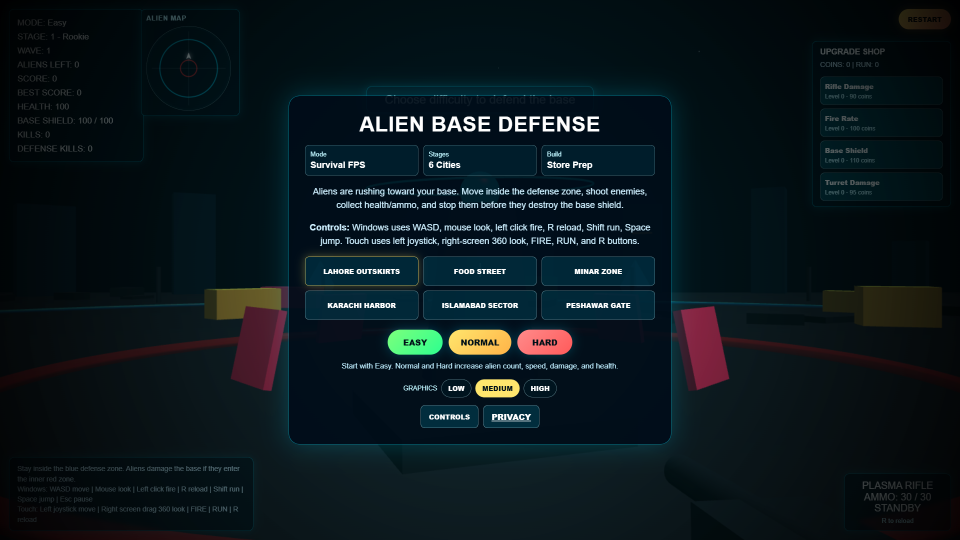
#> input picture store-assets/windows-store/screenshots-desktop/desktop-screenshot-01-1920x1080.png, 1920 x 1080 px (shown at 1/2 size); the run also reads 1 picture not shown here
$ python generate_windows_trailer.py
#> lines starting #> are read from the running program, lines starting #| are printed output that depends on the picture
from pathlib import Path
import math

from PIL import Image, ImageDraw, ImageFilter, ImageFont


ROOT = Path(__file__).resolve().parents[1]
OUT = ROOT / "store-assets" / "windows-store" / "trailer"
FRAMES = OUT / "frames"
WIDTH, HEIGHT = 1920, 1080
FPS = 30

SCENES = [
    {
        "image": ROOT / "store-assets/windows-store/screenshots-desktop/desktop-screenshot-01-1920x1080.png",
        "duration": 3.8,
        "title": "ALIEN BASE DEFENSE",
        "subtitle": "Hard Mode Survival Trailer",
        "tag": "DEFEND THE CORE",
        "zoom": (1.02, 1.10),
    },
    {
        "image": ROOT / "store-assets/windows-store/screenshots-desktop/desktop-screenshot-03-1920x1080.png",
        "duration": 4.4,
        "title": "HARD MODE WAVES",
        "subtitle": "Fast aliens. Low margin. No room to drift.",
        "tag": "MODE: HARD",
        "zoom": (1.05, 1.18),
    },
    {
        "image": ROOT / "store-assets/google-play/phone-screenshot-04-combat-hud-1920x1080.png",
        "duration": 4.4,
        "title": "360 COMBAT CONTROL",
        "subtitle": "Track threats with radar and hold the defense ring.",
        "tag": "ALIENS CLOSING",
        "zoom": (1.04, 1.16),
    },
    {
        "image": ROOT / "store-assets/windows-store/screenshots-desktop/desktop-screenshot-04-1920x1080.png",
        "duration": 4.4,
        "title": "BASE SHIELD UNDER FIRE",
        "subtitle": "Keep enemies out of the red zone or the base falls.",
        "tag": "SHIELD ALERT",
        "zoom": (1.03, 1.14),
    },
    {
        "image": ROOT / "store-assets/windows-store/screenshots-desktop/desktop-screenshot-02-1920x1080.png",
        "duration": 4.0,
        "title": "UPGRADE BETWEEN WAVES",
        "subtitle": "Tune rifle damage, fire rate, shield strength, and turrets.",
        "tag": "RUN REWARDS",
        "zoom": (1.02, 1.10),
    },
    {
        "image": ROOT / "store-assets/google-play/feature-graphic-1024x500.png",
        "duration": 3.0,
        "title": "SURVIVE THE INVASION",
        "subtitle": "Alien Base Defense - Windows Store",
        "tag": "PLAY HARD MODE",
        "zoom": (1.0, 1.0),
        "endcard": True,
    },
]


def font(size, bold=False):
#> called with size = 84, bold = True
    candidates = [
        Path("C:/Windows/Fonts/arialbd.ttf" if bold else "C:/Windows/Fonts/arial.ttf"),
        Path("C:/Windows/Fonts/segoeuib.ttf" if bold else "C:/Windows/Fonts/segoeui.ttf"),
    ]
    for path in candidates:
        if path.exists():
            return ImageFont.truetype(str(path), size=size)
    return ImageFont.load_default()


TITLE = font(84, True)
SUBTITLE = font(34)
TAG = font(26, True)
SMALL = font(24, True)


def cover_image(path):
    image = Image.open(path).convert("RGB")
#> image is the input picture: PIL image 1920x1080 RGB; mean R, G, B 11.3, 23.3, 28.4
    scale = max(WIDTH / image.width, HEIGHT / image.height)
#> scale = 1
    new_size = (math.ceil(image.width * scale), math.ceil(image.height * scale))
#> new_size = (1920, 1080)
    image = image.resize(new_size, Image.Resampling.LANCZOS)
    left = (image.width - WIDTH) // 2
#> left = 0
    top = (image.height - HEIGHT) // 2
#> top = 0
    return image.crop((left, top, left + WIDTH, top + HEIGHT))


# [7 lines left out: function zoom_frame, not called in this run]


def rounded_rect(draw, box, radius, fill, outline=None, width=1):
    draw.rounded_rectangle(box, radius=radius, fill=fill, outline=outline, width=width)


# [48 lines left out: functions text_with_shadow, add_vignette, draw_overlay, not called in this run]


def main():
    FRAMES.mkdir(parents=True, exist_ok=True)
    for old in FRAMES.glob("frame_*.png"):
        old.unlink()

    loaded = [cover_image(scene["image"]) for scene in SCENES]
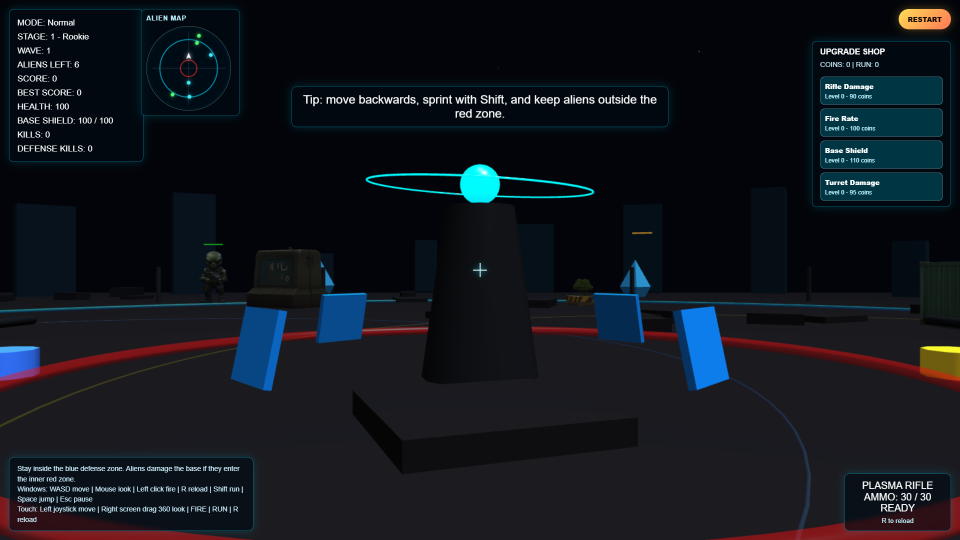
#> input picture store-assets/windows-store/screenshots-desktop/desktop-screenshot-03-1920x1080.png, 1920 x 1080 px (shown at 1/2 size)
#> in cover_image, image is the input picture: PIL image 1920x1080 RGB; mean R, G, B 17.3, 22.2, 29.2
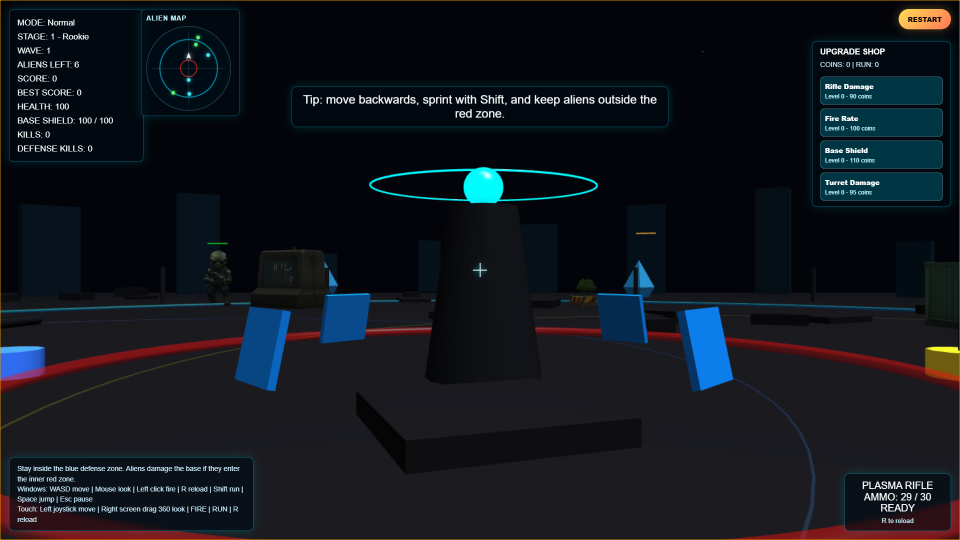
#> input picture store-assets/google-play/phone-screenshot-04-combat-hud-1920x1080.png, 1920 x 1080 px (shown at 1/2 size)
#> in cover_image, image is the input picture: PIL image 1920x1080 RGB; mean R, G, B 17.7, 22.6, 29.2
    total_frames = sum(round(scene["duration"] * FPS) for scene in SCENES)
    frame_index = 0

    for scene, base in zip(SCENES, loaded):
        scene_frames = round(scene["duration"] * FPS)
        start_zoom, end_zoom = scene["zoom"]
        for i in range(scene_frames):
            p = i / max(1, scene_frames - 1)
            ease = p * p * (3 - 2 * p)
            zoom = start_zoom + (end_zoom - start_zoom) * ease
            pan_x = 0.5 + math.sin(ease * math.pi * 0.8) * 0.08
            pan_y = 0.5 + math.cos(ease * math.pi) * 0.045
            frame = zoom_frame(base, zoom, pan_x, pan_y)
            frame = draw_overlay(frame, scene, p, frame_index / max(1, total_frames - 1))
            frame.save(FRAMES / f"frame_{frame_index:05d}.png", optimize=False)
            frame_index += 1

    print(FRAMES)


if __name__ == "__main__":
#> (the run stopped early here; a loop or call above may not have finished)
